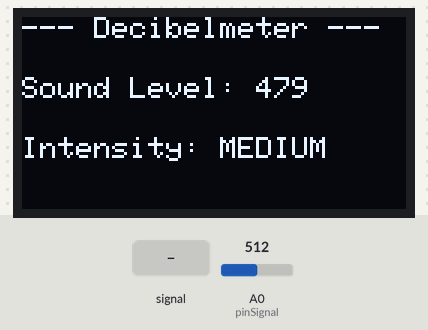
Recording of a sketch running on a simulated ESP8266 (NodeMCU). Parts: 128×64 one-colour display. The inputs (shaded band) are chosen by the test bench; at power-on: A0 (pinSignal) = 512. WiFi joins after 1.5 s; servers stay silent unless stated; what the sketch prints to the serial monitor is not drawn.

Above: at 7.2 s.
7.3 s: A0 (pinSignal) fed a 2 Hz sine of ±306 counts around its level
At 8.99 s:
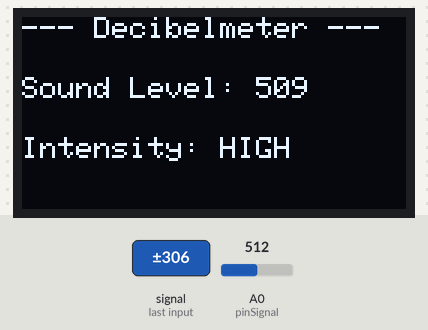
10.3 s: A0 (pinSignal) set to 0
At 11.2 s:
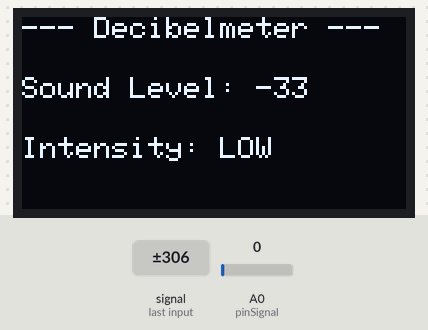
12.0 s: A0 (pinSignal) set to 69
At 13.4 s:
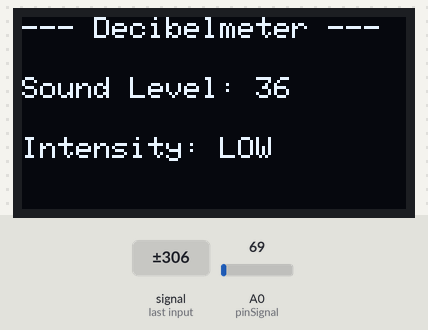
13.7 s: A0 (pinSignal) set to 81
At 14.6 s:
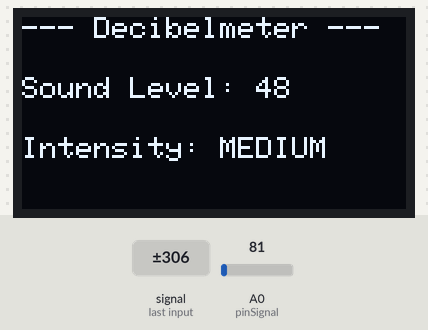
15.5 s: A0 (pinSignal) fed a 200 Hz sine of ±81 counts around its level
At 17.4 s:
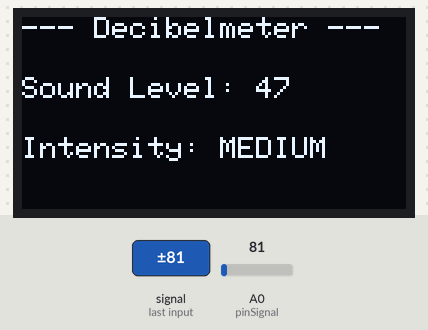
Timing chart, 0 to 18.7 s (numbered marks = the images above; inputs shaded):
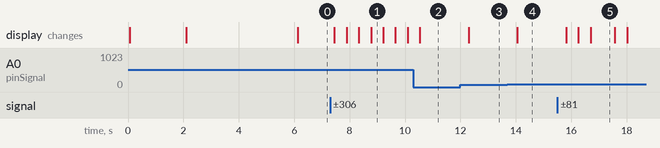

The sketch:

esp8266.soundsensor.ino
```cpp
#include <ESP8266WiFi.h>
#include <SPI.h>
#include <Wire.h>
#include <Adafruit_GFX.h>
#include <Adafruit_SSD1306.h>

#define SCREEN_WIDTH 128    // OLED display width, in pixels
#define SCREEN_HEIGHT 64    // OLED display height, in pixels
#define OLED_RESET -1       // Reset pin # (or -1 if sharing Arduino reset pin)
Adafruit_SSD1306 display(SCREEN_WIDTH, SCREEN_HEIGHT, &Wire, OLED_RESET);

int num_Measure = 128 ; // Set the number of measurements
int pinSignal = A0; // pin connected to pin O module sound sensor
long Sound_signal;    // Store the value read Sound Sensor
long sum = 0 ; // Store the total value of n measurements
long level = 0 ; // Store the average value
int soundlow = 40;
int soundmedium = 500;
int error = 33;

String apiKey = "V78PJ4XYQEL5VFFJ"; // Enter your Write API key from ThingSpeak
const char *ssid = "Intelory WiFi";     // replace with your wifi ssid and wpa2 key
const char *pass = "LuTa6OF0@INT";
const char* server = "api.thingspeak.com";

WiFiClient client;

void setup ()
{
  pinMode (pinSignal, INPUT); // Set the signal pin as input
  Serial.begin (115200);
  display.begin(SSD1306_SWITCHCAPVCC, 0x3C); //initialize with the I2C addr 0x3C (128x64)
  display.clearDisplay();
  delay(10);

  Serial.println("Connecting to ");
  Serial.println(ssid);

  display.clearDisplay();
  display.setCursor(0,0);
  display.setTextSize(1);
  display.setTextColor(WHITE);
  display.println("Connecting to ");
  display.setTextSize(2);
  display.print(ssid);
  display.display();

  WiFi.begin(ssid, pass);

  while (WiFi.status() != WL_CONNECTED)
  {
    delay(1000);
    Serial.print(".");
  }
    Serial.println("");
    Serial.println("WiFi connected");

    display.clearDisplay();
    display.setCursor(0,0);
    display.setTextSize(1);
    display.setTextColor(WHITE);
    display.print("WiFi connected");
    display.display();
    delay(4000);
}


void loop ()
{

  // Performs 128 signal readings
  for ( int i = 0 ; i <num_Measure; i ++)
  {
   Sound_signal = analogRead (pinSignal);
    sum =sum + Sound_signal;
  }

  level = sum / num_Measure; // Calculate the average value

  Serial.print("Sound Level: ");
  Serial.println (level-error);

    display.clearDisplay();
    display.setCursor(0,0);  //oled display
    display.setTextSize(1);
    display.setTextColor(WHITE);
    display.println("--- Decibelmeter ---");


  if( (level-error) < soundlow)
  {

    Serial.print("Intensity= Low");
    display.setCursor(0,20);  //oled display
    display.setTextSize(1);
    display.setTextColor(WHITE);
    display.print("Sound Level: ");
    display.println(level-error);

    display.setCursor(0,40);
    display.print("Intensity: LOW");

    display.display();
//    {
//      if( (level-error) < 0)
//      Serial.print("Intensity= Low");
//      display.setCursor(0,20);  //oled display
//      display.setTextSize(1);
//      display.setTextColor(WHITE);
//      display.print("Sound Level: 0");
//
//      display.setCursor(0,40);
//      display.print("Intensity: LOW");
//
//      display.display();
//    }

  }
  if( ( (level-error) > soundlow ) && ( (level-error) < soundmedium )  )
  {

    Serial.print("Intensity=Medium");
    display.setCursor(0,20);  //oled display
    display.setTextSize(1);
    display.setTextColor(WHITE);
    display.print("Sound Level: ");
    display.println(level-error);

    display.setCursor(0,40);
    display.print("Intensity: MEDIUM");
    display.display();

  }
  if( (level-error) > soundmedium )
  {

    Serial.print("Intensity= High");
    display.setCursor(0,20);  //oled display
    display.setTextSize(1);
    display.setTextColor(WHITE);
    display.print("Sound Level: ");
    display.println(level-error);

    display.setCursor(0,40);
    display.print("Intensity: HIGH");
    display.display();

  }
  sum = 0 ; // Reset the sum of the measurement values
  delay(200);

  if (client.connect(server, 80)) // "184.106.153.149" or api.thingspeak.com
  {
    String postStr = apiKey;
    postStr += "&field1=";
    postStr += String(level-error);
    postStr += "r\n";

    client.print("POST /update HTTP/1.1\n");
    client.print("Host: api.thingspeak.com\n");
    client.print("Connection: close\n");
    client.print("X-THINGSPEAKAPIKEY: " + apiKey + "\n");
    client.print("Content-Type: application/x-www-form-urlencoded\n");
    client.print("Content-Length: ");
    client.print(postStr.length());
    client.print("\n\n");
    client.print(postStr);

  }
    client.stop();

    //delay(15000);      // thingspeak needs minimum 15 sec delay between updates.
}
```

Measured:
- the behaviour switches between 73 and 74 on A0 (pinSignal) (found by bisection; images 3 and 4)
- after the input at 7.3 s, the display: first changes after 0.15 s (image 1 shows a later state)
- after the input at 10.3 s, the display: changes after 0.24 s (image 2)
- after the input at 12.0 s, the display: changes after 0.30 s (image 3)
- after the input at 13.7 s, the display: changes after 0.36 s (image 4)
- after the input at 15.5 s, the display: first changes after 0.32 s (image 5 shows a later state)
- what the display in image 1 shows lasts 0.4 s, from 8.8 s to 9.2 s
